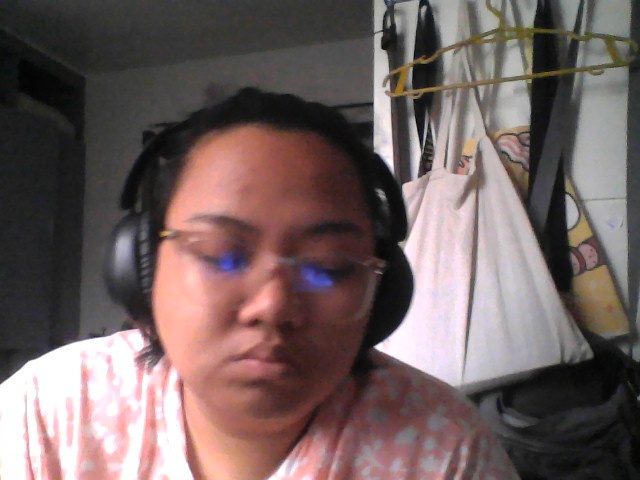
#> input picture frame.jpg, 640 x 480 px, given in place of the camera
$ python wist.py
#> lines starting #> are read from the running program, lines starting #| are printed output that depends on the picture; after the words box and inside, x2 and y2 are one past the last pixel; in counts of white or black regions, pixels touching at a corner belong together
import cv2

cap = cv2.VideoCapture(0)
while True:
    ret, frame = cap.read()
#> frame is the input picture: shape (480, 640, 3); mean B, G, R 96.8, 97.6, 114
    if not ret:
        break

    gray = cv2.cvtColor(frame, cv2.COLOR_BGR2GRAY)
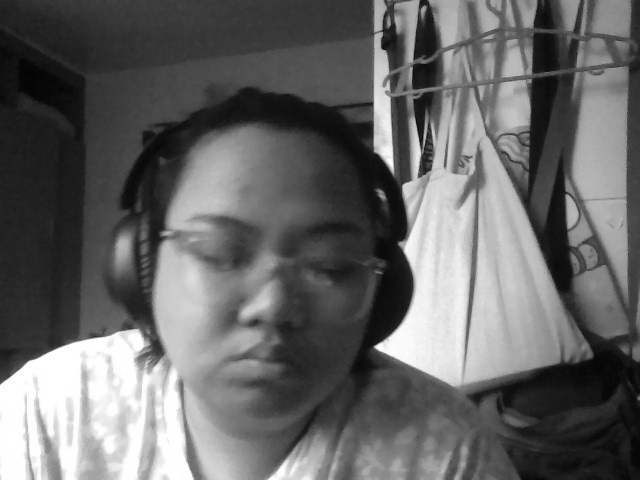
#> gray: shape (480, 640); min 3, max 255, mean 102.4
    edges = cv2.Canny(gray, 50, 100)
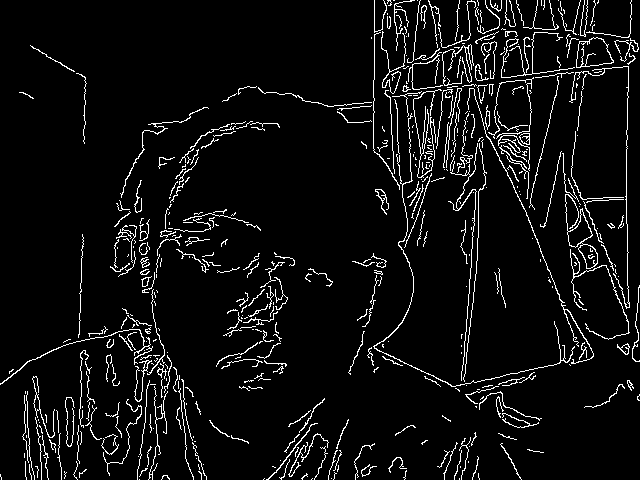
#> edges: shape (480, 640); 5.9% white in thin lines or dots
    contours, _ = cv2.findContours(edges, cv2.RETR_EXTERNAL, cv2.CHAIN_APPROX_SIMPLE)
#> contours = 502 contours, 471 with area under 20; largest, box (x1, y1, x2, y2) and area: (576, 37, 614, 68) 800, (565, 194, 598, 269) 752, (373, 113, 575, 387) 94, (467, 88, 594, 364) 88, (519, 133, 530, 145) 87

    for c in contours:
        x, y, w, h = cv2.boundingRect(c)
        cv2.rectangle(frame, (x,y), (x+w,y+h), (0,255,0), 2)
        print("Width in pixels:", w)
#> this loop made 502 passes
#> (x, y, w, h) on passes 1, 3, 6: (139, 479, 1, 1), (331, 478, 1, 1), (161, 475, 9, 5)
#| Width in pixels: 1
#| Width in pixels: 1
#| Width in pixels: 1
#| Width in pixels: 2
#| Width in pixels: 2
#| Width in pixels: 9
#| Width in pixels: 2
#| Width in pixels: 2
#> (further printed lines are left out)
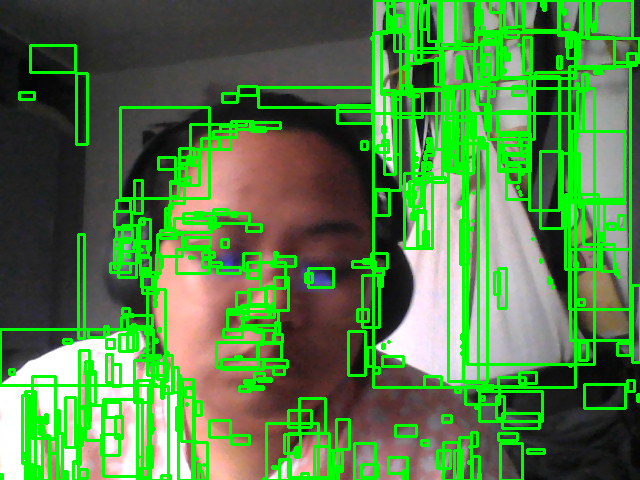
#> frame: shape (480, 640, 3); mean B, G, R 70.2, 129.6, 82.7

    cv2.imshow('Calibration', frame)
    if cv2.waitKey(1) & 0xFF == ord('q'):
#> (key q is pressed here)
        break

cap.release()
cv2.destroyAllWindows()
